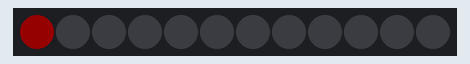
Simulated run of this sketch. Board: Arduino Uno, built with avr-gcc and run on an emulated ATmega328P. Parts: 12 RGB LEDs in strip order, left to right. Dim RGB values are drawn brighter than linear.

Above: at 0.05 s.
At 1.26 s:
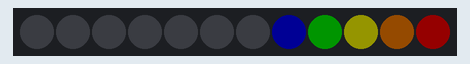
At 3.27 s:
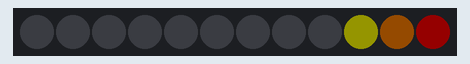
At 5.69 s:
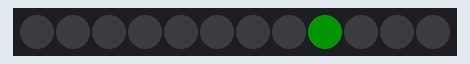
At 8.31 s:
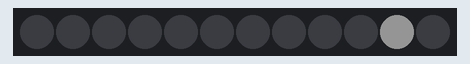
At 17.72 s:
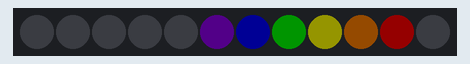

The sketch:

NeopixelRingDemo.ino
```cpp
/*
 * Demonstrate the NeoPixel Ring in action
 *
 * NOTE: The inspiration and original source for this demo came from 'energeticspark'. The original work can be found
 *       here: https://github.com/energeticspark/Neopixel-Ring.  This version is simplified and streamlined a bit.
 */

#include <Adafruit_NeoPixel.h>

// Implementation specific settings

#define PIN        17  // Pin to use to talk to the NeoPixel Ring
#define BRIGHTNESS 20  // Brightness level
#define NUMPIXELS  12  // Number of pixels in ring

// Define our color patterns

#define COLOR_BLACK  0x000000
#define COLOR_RED    0xFF0000
#define COLOR_ORANGE 0xFF7F00
#define COLOR_YELLOW 0xFFFF00
#define COLOR_GREEN  0x00FF00
#define COLOR_BLUE   0x0000FF
#define COLOR_INDIGO 0x4B0082
#define COLOR_VIOLET 0xEE82EE
#define COLOR_PINK   0xFFCCCC
#define COLOR_WHITE  0xFFFFFF

// Constants for fade function

#define FADE_IN  0
#define FADE_OUT 1

// Initialize NeoPixel library

Adafruit_NeoPixel pixels = Adafruit_NeoPixel(NUMPIXELS, PIN);

// Set things up

void setup() {
    pixels.setBrightness(BRIGHTNESS);
    pixels.begin();
}

// Sketch event loop

void loop() {
    rainbow();
    rainbow();
    loopAround(COLOR_RED);
    loopAround(COLOR_GREEN);
    loopAround(COLOR_BLUE);
    loopAround(COLOR_WHITE);
    pulse(COLOR_RED);
    pulse(COLOR_GREEN);
    pulse(COLOR_BLUE);
    pulse(COLOR_WHITE);
}

// Reset all pixels in the ring to black (i.e. off)

void resetRing() {
    for(int pixel = 0; pixel < NUMPIXELS; pixel++) {
        pixels.setPixelColor(pixel, COLOR_BLACK);
        pixels.setBrightness(BRIGHTNESS);
    }
    pixels.show();
}

// Generate a rainbow chase light effect

void rainbow() {

    static int modeDelay = 100;
    static uint32_t color[] = {
        COLOR_RED,
        COLOR_ORANGE,
        COLOR_YELLOW,
        COLOR_GREEN,
        COLOR_BLUE,
        COLOR_INDIGO,
        COLOR_VIOLET
    };

    for(int pixel = 0; pixel < NUMPIXELS; pixel++) {
        pixels.setPixelColor(pixel, color[0]);
        for (int i = 0; i < 5; i++)
            if (pixel > i) pixels.setPixelColor(pixel - i - 1, color[i + 1]);
        pixels.setPixelColor(pixel - 6, COLOR_BLACK);
        pixels.show();
        delay(modeDelay);
    }

    for(int pixel = 6; pixel > 0; pixel--) {
        pixels.setPixelColor(NUMPIXELS - pixel, COLOR_BLACK);
        pixels.show();
        delay(modeDelay);
    }

    resetRing();
}

// Helper function for 'pulse' that either fades in or out all the pixels

void fade(uint32_t color, int fade, int delayBy) {
    int level;
    for (level = (fade ? BRIGHTNESS : 0); (fade ? (level > 0) : (level < BRIGHTNESS)); level = level + (fade ? -1 : 1)) {
        for(int pixel = 0; pixel < NUMPIXELS; pixel++) {
            pixels.setPixelColor(pixel, color);
            pixels.setBrightness(level);
        }
        pixels.show();
        delay(delayBy);
    }
}

// Pulse the ring with a specified color

void pulse(uint32_t color) {
    static int modeDelay = 50;
    fade(color, FADE_IN, modeDelay);
    fade(color, FADE_OUT, modeDelay);
    resetRing();
}

// Loop around the ring once with a specified color

void loopAround(uint32_t color) {
    static int modeDelay = 100;
    for(uint32_t pixel = 0; pixel < NUMPIXELS; pixel++) {
        if (pixel > 0) pixels.setPixelColor(pixel - 1, COLOR_BLACK);
        pixels.setPixelColor(pixel, color);
        pixels.show();
        delay(modeDelay);
    }
    resetRing();
}
```

Measured:
- by itself, everything shown: repeats every 16.7 s, in 244 steps
